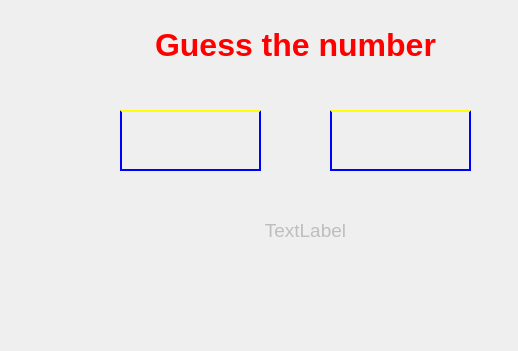
<?xml version="1.0" encoding="UTF-8"?>
<ui version="4.0">
 <class>Form</class>
 <widget class="QWidget" name="Form">
  <property name="enabled">
   <bool>false</bool>
  </property>
  <property name="geometry">
   <rect>
    <x>0</x>
    <y>0</y>
    <width>518</width>
    <height>351</height>
   </rect>
  </property>
  <property name="sizePolicy">
   <sizepolicy hsizetype="Fixed" vsizetype="Fixed">
    <horstretch>0</horstretch>
    <verstretch>0</verstretch>
   </sizepolicy>
  </property>
  <property name="windowTitle">
   <string>Form</string>
  </property>
  <property name="windowIcon">
   <iconset resource="test.qrc">
    <normaloff>:/newPrefix/ag.png</normaloff>:/newPrefix/ag.png</iconset>
  </property>
  <property name="toolTip">
   <string>&lt;html&gt;&lt;head/&gt;&lt;body&gt;&lt;p&gt;&lt;img src=&quot;:/newPrefix/ag.png&quot;/&gt;&lt;/p&gt;&lt;/body&gt;&lt;/html&gt;</string>
  </property>
  <property name="autoFillBackground">
   <bool>true</bool>
  </property>
  <property name="styleSheet">
   <string notr="true"/>
  </property>
  <widget class="QLabel" name="label_2">
   <property name="geometry">
    <rect>
     <x>130</x>
     <y>20</y>
     <width>331</width>
     <height>51</height>
    </rect>
   </property>
   <property name="text">
    <string>&lt;html&gt;&lt;head/&gt;&lt;body&gt;&lt;p align=&quot;center&quot;&gt;&lt;span style=&quot; font-size:24pt; font-weight:600; color:#ff0000;&quot;&gt;Guess the number&lt;/span&gt;&lt;/p&gt;&lt;/body&gt;&lt;/html&gt;</string>
   </property>
   <property name="textFormat">
    <enum>Qt::RichText</enum>
   </property>
   <property name="scaledContents">
    <bool>true</bool>
   </property>
  </widget>
  <widget class="QTextEdit" name="textEdit">
   <property name="geometry">
    <rect>
     <x>120</x>
     <y>110</y>
     <width>141</width>
     <height>61</height>
    </rect>
   </property>
   <property name="styleSheet">
    <string notr="true">background-color: rgba(0, 0, 0, 0);
border: 2px solid;
color: rgb(0, 170, 255);
border-color: rgb(0, 0, 255);
border-top-color: rgb(255, 255, 0);
font: 75 27pt &quot;MS Shell Dlg 2&quot;;</string>
   </property>
   <property name="tabChangesFocus">
    <bool>false</bool>
   </property>
  </widget>
  <widget class="QLabel" name="label_3">
   <property name="geometry">
    <rect>
     <x>190</x>
     <y>200</y>
     <width>231</width>
     <height>61</height>
    </rect>
   </property>
   <property name="text">
    <string>&lt;html&gt;&lt;head/&gt;&lt;body&gt;&lt;p align=&quot;center&quot;&gt;&lt;span style=&quot; font-size:14pt;&quot;&gt;TextLabel&lt;/span&gt;&lt;/p&gt;&lt;/body&gt;&lt;/html&gt;</string>
   </property>
  </widget>
  <widget class="QTextEdit" name="textEdit_2">
   <property name="geometry">
    <rect>
     <x>330</x>
     <y>110</y>
     <width>141</width>
     <height>61</height>
    </rect>
   </property>
   <property name="styleSheet">
    <string notr="true">background-color: rgba(0, 0, 0, 0);
border: 2px solid;
color: rgb(0, 170, 255);
border-color: rgb(0, 0, 255);
border-top-color: rgb(255, 255, 0);
font: 75 27pt &quot;MS Shell Dlg 2&quot;;</string>
   </property>
   <property name="tabChangesFocus">
    <bool>false</bool>
   </property>
  </widget>
  <widget class="QLabel" name="label">
   <property name="geometry">
    <rect>
     <x>-20</x>
     <y>0</y>
     <width>551</width>
     <height>351</height>
    </rect>
   </property>
   <property name="styleSheet">
    <string notr="true">image: url(:/newPrefix/37614-highlowBackgroundImage-1584073286.png);</string>
   </property>
   <property name="text">
    <string/>
   </property>
  </widget>
  <zorder>label</zorder>
  <zorder>label_2</zorder>
  <zorder>textEdit</zorder>
  <zorder>label_3</zorder>
  <zorder>textEdit_2</zorder>
 </widget>
 <resources>
  <include location="test.qrc"/>
 </resources>
 <connections/>
</ui>
